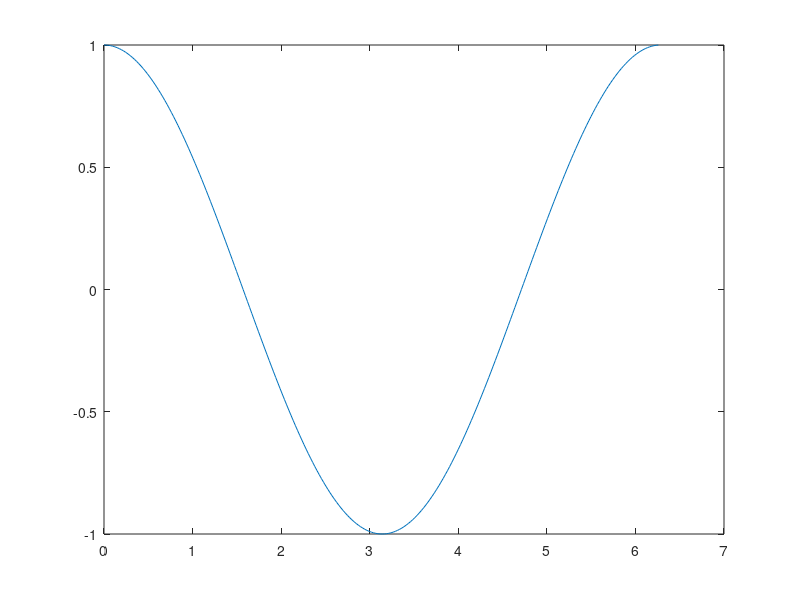

This figure's MATLAB source: (Note: this script raises an error after producing the figure.)
clear
close all
clc

fs = 10^4; % Частота плисины (частота дискретизации)
n = 8;     % Порядок (2^n ячеек для 1 периода косинуса)
tend = 0.02; % Конечное время работы
ts = 1/fs;   % Шаг дискретизации времени
t = 0: ts: tend - ts;  % Задали интервал по времени
phi = 0: (2*pi)/(2^n): 2*pi - 1/(2^n); % Задали интервал по фазе

% Диалоговое окно ввода
prompt = {'Enter the frequency code number:'};
dlgtitle = 'Input';
dims = 1;
definput = {''};
answer = inputdlg(prompt,dlgtitle,dims,definput);

k = str2double(answer{1});
disp(k);



% Функция для заполнения вектора косинусов:
cos_table = cos(phi);
a = cos(phi);
disp(a);      % Выводит вектор косинуса
plot(phi, a); % Его график

f = 0: fs/length(t): fs - fs/length(t);  % Задали интервал по частоте

s = 1;
for i = 1: length(t)
    %m = k(1);
    %k = 13;             % Тут мы с шагом n обращаемся к ячейкам вектора
    %y1 = a(1: n: end);
    y1(i) = a(s);
    s = k + s;
    
    
    
    
    % Проверка на переполнение:
    if s > length(a)
        s = s - length(a);
    end
end
S = abs(fft(y1).^2);   % Спектр сигнала на выходе
plot(t,y1)             % График выходного сигнала
figure(2)              % Чтобы графики одновременно выводились
plot(f,S)              % График спектра
xlim([0, fs/2])        % Ограничили спектр от и до


%      k = input('k =:');
%      if (k == 1)
%         n = 13;
%         for t = 0: ts: tend - ts
%             y1 = a(1: n: end);
% %             disp(y1);
%             
%         end
%     plot(t, y1);
%     elseif (k == 2)
%         n = 10*256/100;
%         y2 = a(1: n: end);
%         disp(n);
%         disp(y2);
%         plot(y2)
%     elseif (k == 3)
%         n = 15*256/100;
%         y3 = a(1: n: end);
%         disp(n);
%         disp(y3);
%         plot(y3)
%     elseif (k == 4)
%         n = 20*256/100;
%         y4 = a(1: n: end);
%         disp(n);
%         disp(y4);
%         plot(y4)
%     
%     end